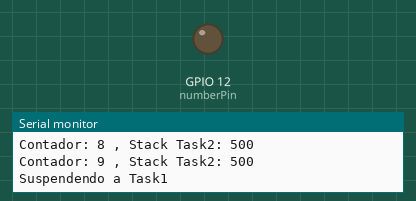
Bench run of a program on a simulated ESP32. Shown: output pins drawn as LEDs (lit = HIGH), the last lines printed to the serial monitor.

Above: at 5.1 s.
At 14.9 s:
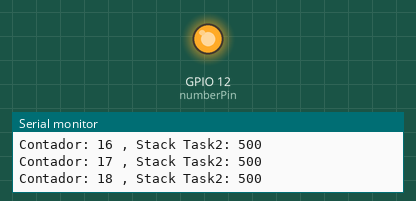
Timing chart, 0 to 16.4 s (numbered marks = the images above):
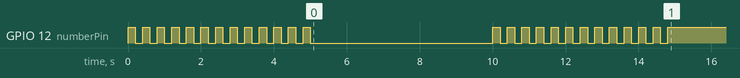

The program:

main.cpp
```cpp
/*
  * Exercício de passagem de parâmetros de uma task
  * Implementar e criar diferentes tasks e verificar seu funcionamento
*/

/* Biblioteca de funções do Arduino framework*/
#include <Arduino.h>

/*Bibliotecas do FreeRTOS necessárias*/
#include <freertos/FreeRTOS.h>
#include <freertos/task.h>

/* Estado Inicial do contador */
#define INITIAL_COUNTER 4

/* Configuração de pinos*/
typedef struct {
  uint8_t numberPin;
  uint8_t initialState;
}pin_t;

/* Handles das tasks*/
TaskHandle_t handleTask1 = NULL;
TaskHandle_t handleTask2 = NULL;

/* Protótipos das tasks */
void vTask1Code(void *pvParameters);
void vTask2Code(void *pvParameters);

void setup() {

  /* Pino do LED*/
  pin_t* ledPin = new pin_t;
  *ledPin = {.numberPin = 12, .initialState = LOW};

  /* Iniciação do monitor serial*/
  Serial.begin(115200);

  /* Criação das Tasks para serem executadas em cores diferentes (a esp32 possui dois cores)*/
  xTaskCreatePinnedToCore(vTask1Code, "TASK1", configMINIMAL_STACK_SIZE, (void*)(ledPin), 1, &handleTask1, APP_CPU_NUM);
  xTaskCreatePinnedToCore(vTask2Code, "TASK2", configMINIMAL_STACK_SIZE + 1024, (void*)INITIAL_COUNTER, configMAX_PRIORITIES - 1, &handleTask2, PRO_CPU_NUM);
}

void loop() {
}

/* Definições dos códigos de implementação das tasks */
void vTask1Code(void *pvParameters){

  // Recepção de parâmetros utilizando endereço de dados sobre o pino alocados dinamicamente
  pin_t* ledPin = (pin_t*)(pvParameters);


  // Configura pino para saída
  pinMode(ledPin->numberPin, OUTPUT);
  digitalWrite(ledPin->numberPin, ledPin->initialState);

  while(1){
    /* Troca estado do LED*/
    digitalWrite(ledPin->numberPin, !digitalRead(ledPin->numberPin));

    /* Task bloqueada por 200 ms em ticks */
    vTaskDelay(pdMS_TO_TICKS(200));
  }
}

void vTask2Code(void *pvParameters){

  // Recepção do parâmetro utilizando o valor do próprio endereço (pvParameter = INITIAL_COUNTER)e convertendo para inteiro
  int cont = (int)pvParameters;

  while(1){

    // Imprime contador na tela e quantidade de bytes da stack utilizados
    Serial.println("Contador: " + String(cont++) + " , Stack Task2: " + String(uxTaskGetStackHighWaterMark(NULL)));

    // Suspensão da Task
    if(cont == 10){
      Serial.println("Suspendendo a Task1");
      vTaskSuspend(handleTask1);
    }

    // Reinício da Task
    if(cont == 15){
      Serial.println("Reiniciando aTask1");
      vTaskResume(handleTask1);
    }

    // Deleta a Task
    if(cont == 20){
      Serial.println("Deletando a Task1");
      vTaskDelete(handleTask1);
    }

    /* Task bloqueada por 1000 ms em ticks*/
    vTaskDelay(pdMS_TO_TICKS(1000));
  }
}
```

Measured:
- by itself, GPIO 12 (numberPin): goes 12 × (HIGH 0.20 s, LOW 0.20 s), HIGH 0.20 s, LOW 5.0 s, 12 × (HIGH 0.20 s, LOW 0.20 s), then HIGH
